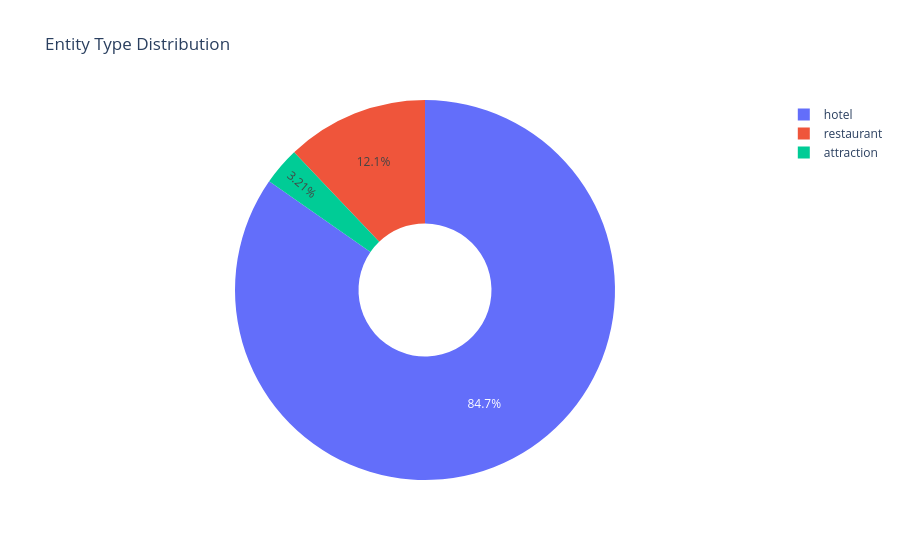

Source (notebook cell):
### Code cell
counts = df["entity_type"].value_counts()

fig = px.pie(
    values=counts.values,
    names=counts.index,
    title="Entity Type Distribution",
    template=PLOTLY_TEMPLATE,
    hole=0.35,
)
fig.show()

### Figure 1 — Plotly figure (JSON) as saved in the notebook; plotly's stock layout.template omitted (floating-point values rounded to 4 significant figures)
{"data": [{"domain": {"x": [0, 1], "y": [0, 1]}, "hole": 0.35, "hovertemplate": "label=%{label}<br>value=%{value}<extra></extra>", "labels": ["hotel", "restaurant", "attraction"], "legendgroup": "", "name": "", "showlegend": true, "type": "pie", "values": [126599, 18085, 4801]}], "layout": {"legend": {"tracegroupgap": 0}, "title": {"text": "Entity Type Distribution"}}}
